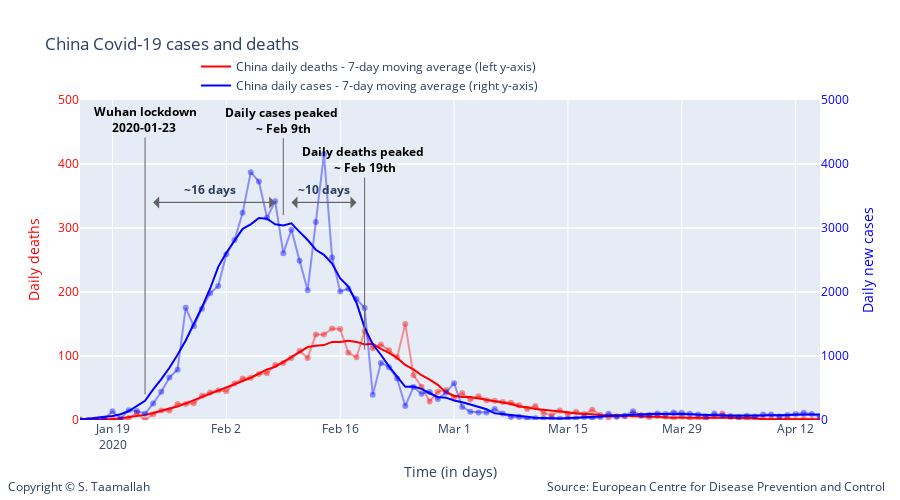

The code cell stored with this chart in its notebook:
### Code cell
degree = 5

smooth_china_deaths = smoothTriangle(df_china['deaths'],degree)
smooth_china_cases = smoothTriangle(df_china['cases'],degree)

smooth_china_deaths_9day = smooth_9day(df_china['deaths'])
smooth_china_cases_9day = smooth_9day(df_china['cases'])



# Add traces
trace1 = go.Scatter(
        x=df_china.index, 
        y=df_china['deaths'],
        mode='lines + markers',
        name='China daily deaths (left y-axis)',
        line_color='rgba(256, 0, 0, .4)',
        showlegend=False,
)

trace11 = go.Scatter(
        x=df_china.index, 
        y=smooth_china_deaths_9day,
        mode='lines',
        name='China daily deaths - 7-day moving average (left y-axis)',
        line_color='rgba(256, 0, 0, 1)',
)


trace2 = go.Scatter(
        x=df_china.index, 
        y=df_china['cases'],
        mode='lines + markers',
        name='China daily cases (right y-axis)',
        line_color='rgba(0, 0, 256, .4)',
        showlegend=False,
        yaxis='y2'
)

trace22 = go.Scatter(
        x=df_china.index, 
        y=smooth_china_cases_9day,
        mode='lines',
        name='China daily cases - 7-day moving average (right y-axis)',
        line_color='rgba(0, 0, 256, 1)',
        yaxis='y2'
)

data = [trace1, trace11, trace2, trace22]

layout = go.Layout(
    title='China Covid-19 cases and deaths',
    legend=dict(x=.4, y=1.15, orientation="h"), 
    width=900,
    height=500,
    
    # Top left
    xaxis=dict(
        title='Time (in days)',
        range=['2020-01-15', '2020-04-15'],
    ),
    yaxis=dict(
        title='Daily deaths',
        #type='log',
        range=[0,500],
        color="red",
        anchor='x'
    ),
    yaxis2=dict(
        title = 'Daily new cases',
        color='rgba(0, 0, 256, 1)',
        #type='log',
        range=[0,5000],
        overlaying='y',
        side='right'
    ),
    
       annotations=[
        dict(
            x=1.09,
            y=-0.24,
            showarrow=False,
            text='Source: European Centre for Disease Prevention and Control',
            xref='paper',
            yref='paper'
        ),
        
        dict(
            x=-0.1,
            y=-0.24,
            showarrow=False,
            text='Copyright © S. Taamallah ',
            xref='paper',
            yref='paper'
        )
    ],
    
)



fig = go.Figure(data=data, layout=layout)

fig.add_annotation(
            x='2020-01-23',
            y=40,
            xref="x",
            yref="y",
            text="<b> Wuhan lockdown <br> 2020-01-23  </b>",
            showarrow=True,
            font=dict(
            #family="Courier New, monospace",
            size=12,
            color="black",
            ),
        align="center",
        arrowhead=0,
        arrowsize=1,
        arrowwidth=1,
        arrowcolor="#636363",
        ax=0,
        ay=-275,
)




fig.add_annotation(
            x='2020-02-09',
            y=320,
            text="<b>Daily cases peaked <br> ~ Feb 9th </b>",
            showarrow=True,
            font=dict(
            #family="Courier New, monospace",
            size=12,
            color="black",
            ),
        align="center",
        arrowhead=0,
        arrowsize=1,
        arrowwidth=1,
        arrowcolor="#636363",
        ax=0,
        ay=-95,
)


fig.add_annotation(
            x='2020-02-19',
            y=110,
            text="<b>Daily deaths peaked <br> ~ Feb 19th </b>",
            showarrow=True,
            font=dict(
            #family="Courier New, monospace",
            size=12,
            color="black",
            ),
        align="center",
        arrowhead=0,
        arrowsize=1,
        arrowwidth=1,
        arrowcolor="#636363",
        ax=0,
        ay=-190,
)

fig.add_annotation(
            x='2020-02-10',
            y=340,
            text="",
            showarrow=True,
            font=dict(
            #family="Courier New, monospace",
            size=12,
            color="black",
            ),
        align="center",
        arrowhead=1,
        arrowsize=2,
        arrowwidth=1,
        arrowcolor="#636363",
        ax=65,
        ay=0,
)

fig.add_annotation(
            x='2020-02-18',
            y=340,
            text="",
            showarrow=True,
            font=dict(
            #family="Courier New, monospace",
            size=12,
            color="black",
            ),
        align="center",
        arrowhead=1,
        arrowsize=2,
        arrowwidth=1,
        arrowcolor="#636363",
        ax=-65,
        ay=0,
)

fig.add_annotation(
            x='2020-02-14',
            y=360,
            text="<b> ~10 days </b>",
            showarrow=False,
)

fig.add_annotation(
            x='2020-01-24',
            y=340,
            text="",
            showarrow=True,
            font=dict(
            #family="Courier New, monospace",
            size=12,
            color="black",
            ),
        align="center",
        arrowhead=1,
        arrowsize=2,
        arrowwidth=1,
        arrowcolor="#636363",
        ax=120,
        ay=0,
)

fig.add_annotation(
            x='2020-02-08',
            y=340,
            text="",
            showarrow=True,
            font=dict(
            #family="Courier New, monospace",
            size=12,
            color="black",
            ),
        align="center",
        arrowhead=1,
        arrowsize=2,
        arrowwidth=1,
        arrowcolor="#636363",
        ax=-120,
        ay=0,
)


fig.add_annotation(
            x='2020-01-31',
            y=360,
            text="<b> ~16 days </b>",
            showarrow=False,
)

fig.show()

from plotly.offline import plot
plot(fig, filename="STaamallah_covid19_analysis_chart_2_20200412.html", auto_open = False)

### Figure 1 — Plotly figure (JSON) as saved in the notebook; plotly's stock layout.template omitted (floating-point values rounded to 4 significant figures)
{"data": [{"line": {"color": "rgba(256, 0, 0, .4)"}, "mode": "lines+markers", "name": "China daily deaths (left y-axis)", "showlegend": false, "type": "scatter", "x": ["2020-04-15T00:00:00", "2020-04-14T00:00:00", "2020-04-13T00:00:00", "2020-04-12T00:00:00", "2020-04-11T00:00:00", "2020-04-10T00:00:00", "2020-04-09T00:00:00", "2020-04-08T00:00:00", "2020-04-07T00:00:00", "2020-04-06T00:00:00", "2020-04-05T00:00:00", "2020-04-04T00:00:00", "2020-04-03T00:00:00", "2020-04-02T00:00:00", "2020-04-01T00:00:00", "2020-03-31T00:00:00", "2020-03-30T00:00:00", "2020-03-29T00:00:00", "2020-03-28T00:00:00", "2020-03-27T00:00:00", "2020-03-26T00:00:00", "2020-03-25T00:00:00", "2020-03-24T00:00:00", "2020-03-23T00:00:00", "2020-03-22T00:00:00", "2020-03-21T00:00:00", "2020-03-20T00:00:00", "2020-03-19T00:00:00", "2020-03-18T00:00:00", "2020-03-17T00:00:00", "2020-03-16T00:00:00", "2020-03-15T00:00:00", "2020-03-14T00:00:00", "2020-03-13T00:00:00", "2020-03-12T00:00:00", "2020-03-11T00:00:00", "2020-03-10T00:00:00", "2020-03-09T00:00:00", "2020-03-08T00:00:00", "2020-03-07T00:00:00", "2020-03-06T00:00:00", "2020-03-05T00:00:00", "2020-03-04T00:00:00", "2020-03-03T00:00:00", "2020-03-02T00:00:00", "2020-03-01T00:00:00", "2020-02-29T00:00:00", "2020-02-28T00:00:00", "2020-02-27T00:00:00", "2020-02-26T00:00:00", "2020-02-25T00:00:00", "2020-02-24T00:00:00", "2020-02-23T00:00:00", "2020-02-22T00:00:00", "2020-02-21T00:00:00", "2020-02-20T00:00:00", "2020-02-19T00:00:00", "2020-02-18T00:00:00", "2020-02-17T00:00:00", "2020-02-16T00:00:00", "2020-02-15T00:00:00", "2020-02-14T00:00:00", "2020-02-13T00:00:00", "2020-02-12T00:00:00", "2020-02-11T00:00:00", "2020-02-10T00:00:00", "2020-02-09T00:00:00", "2020-02-08T00:00:00", "2020-02-07T00:00:00", "2020-02-06T00:00:00", "2020-02-05T00:00:00", "2020-02-04T00:00:00", "2020-02-03T00:00:00", "2020-02-02T00:00:00", "2020-02-01T00:00:00", "2020-01-31T00:00:00", "2020-01-30T00:00:00", "2020-01-29T00:00:00", "2020-01-28T00:00:00", "2020-01-27T00:00:00", "2020-01-26T00:00:00", "2020-01-25T00:00:00", "2020-01-24T00:00:00", "2020-01-23T00:00:00", "2020-01-22T00:00:00", "2020-01-21T00:00:00", "2020-01-20T00:00:00", "2020-01-19T00:00:00", "2020-01-18T00:00:00", "2020-01-17T00:00:00", "2020-01-16T00:00:00", "2020-01-15T00:00:00", "2020-01-14T00:00:00", "2020-01-13T00:00:00", "2020-01-12T00:00:00", "2020-01-11T00:00:00", "2020-01-10T00:00:00", "2020-01-09T00:00:00", "2020-01-08T00:00:00", "2020-01-07T00:00:00", "2020-01-06T00:00:00", "2020-01-05T00:00:00", "2020-01-04T00:00:00", "2020-01-03T00:00:00", "2020-01-02T00:00:00", "2020-01-01T00:00:00", "2019-12-31T00:00:00"], "y": [1, 0, 2, 0, 3, 1, 2, 2, 0, 2, 3, 4, 10, 6, 1, 3, 2, 5, 3, 5, 6, 4, 7, 9, 6, 6, 4, 8, 16, 9, 13, 9, 15, 7, 11, 22, 17, 23, 27, 28, 30, 31, 37, 32, 42, 35, 47, 44, 29, 52, 70, 150, 98, 109, 118, 112, 139, 98, 105, 142, 143, 133.5, 133.5, 97, 108, 97, 89, 86, 73, 72, 66, 65, 57, 45, 46, 43, 38, 26, 25, 25, 15, 15, 9, 0, 11, 3, 0, 1, 0, 0, 0, 1, 0, 0, 0, 1, 0, 0, 0, 0, 0, 0, 0, 0, 0, 0, 0]}, {"line": {"color": "rgba(256, 0, 0, 1)"}, "mode": "lines", "name": "China daily deaths - 7-day moving average (left y-axis)", "type": "scatter", "x": ["2020-04-15T00:00:00", "2020-04-14T00:00:00", "2020-04-13T00:00:00", "2020-04-12T00:00:00", "2020-04-11T00:00:00", "2020-04-10T00:00:00", "2020-04-09T00:00:00", "2020-04-08T00:00:00", "2020-04-07T00:00:00", "2020-04-06T00:00:00", "2020-04-05T00:00:00", "2020-04-04T00:00:00", "2020-04-03T00:00:00", "2020-04-02T00:00:00", "2020-04-01T00:00:00", "2020-03-31T00:00:00", "2020-03-30T00:00:00", "2020-03-29T00:00:00", "2020-03-28T00:00:00", "2020-03-27T00:00:00", "2020-03-26T00:00:00", "2020-03-25T00:00:00", "2020-03-24T00:00:00", "2020-03-23T00:00:00", "2020-03-22T00:00:00", "2020-03-21T00:00:00", "2020-03-20T00:00:00", "2020-03-19T00:00:00", "2020-03-18T00:00:00", "2020-03-17T00:00:00", "2020-03-16T00:00:00", "2020-03-15T00:00:00", "2020-03-14T00:00:00", "2020-03-13T00:00:00", "2020-03-12T00:00:00", "2020-03-11T00:00:00", "2020-03-10T00:00:00", "2020-03-09T00:00:00", "2020-03-08T00:00:00", "2020-03-07T00:00:00", "2020-03-06T00:00:00", "2020-03-05T00:00:00", "2020-03-04T00:00:00", "2020-03-03T00:00:00", "2020-03-02T00:00:00", "2020-03-01T00:00:00", "2020-02-29T00:00:00", "2020-02-28T00:00:00", "2020-02-27T00:00:00", "2020-02-26T00:00:00", "2020-02-25T00:00:00", "2020-02-24T00:00:00", "2020-02-23T00:00:00", "2020-02-22T00:00:00", "2020-02-21T00:00:00", "2020-02-20T00:00:00", "2020-02-19T00:00:00", "2020-02-18T00:00:00", "2020-02-17T00:00:00", "2020-02-16T00:00:00", "2020-02-15T00:00:00", "2020-02-14T00:00:00", "2020-02-13T00:00:00", "2020-02-12T00:00:00", "2020-02-11T00:00:00", "2020-02-10T00:00:00", "2020-02-09T00:00:00", "2020-02-08T00:00:00", "2020-02-07T00:00:00", "2020-02-06T00:00:00", "2020-02-05T00:00:00", "2020-02-04T00:00:00", "2020-02-03T00:00:00", "2020-02-02T00:00:00", "2020-02-01T00:00:00", "2020-01-31T00:00:00", "2020-01-30T00:00:00", "2020-01-29T00:00:00", "2020-01-28T00:00:00", "2020-01-27T00:00:00", "2020-01-26T00:00:00", "2020-01-25T00:00:00", "2020-01-24T00:00:00", "2020-01-23T00:00:00", "2020-01-22T00:00:00", "2020-01-21T00:00:00", "2020-01-20T00:00:00", "2020-01-19T00:00:00", "2020-01-18T00:00:00", "2020-01-17T00:00:00", "2020-01-16T00:00:00", "2020-01-15T00:00:00", "2020-01-14T00:00:00", "2020-01-13T00:00:00", "2020-01-12T00:00:00", "2020-01-11T00:00:00", "2020-01-10T00:00:00", "2020-01-09T00:00:00", "2020-01-08T00:00:00", "2020-01-07T00:00:00", "2020-01-06T00:00:00", "2020-01-05T00:00:00", "2020-01-04T00:00:00", "2020-01-03T00:00:00", "2020-01-02T00:00:00", "2020-01-01T00:00:00", "2019-12-31T00:00:00"], "y": [1, 0.75, 1.2, 1.167, 1, 1, 1, 1, 3, 3, 3, 3, 3, 4, 4, 4, 4, 3, 4, 4, 5, 5, 5, 6, 7, 7, 8, 8, 9, 9, 10, 12, 13, 14, 16, 17, 20, 21, 25, 27, 29, 31, 34, 36, 36, 38, 43, 55, 63, 70, 79, 86, 97, 105, 111, 119, 118, 122, 124, 122, 122, 117, 116, 114, 106, 98, 91, 83, 79, 72, 66, 61, 56, 50, 45, 41, 35, 30, 26, 21, 18, 14, 11, 8, 6, 4, 2, 1, 1, 0, 0, 0, 0, 0, 0, 0, 0, 0, 0, 0, 0, 0, 0, 0, 0, 0, 0]}, {"line": {"color": "rgba(0, 0, 256, .4)"}, "mode": "lines+markers", "name": "China daily cases (right y-axis)", "showlegend": false, "type": "scatter", "x": ["2020-04-15T00:00:00", "2020-04-14T00:00:00", "2020-04-13T00:00:00", "2020-04-12T00:00:00", "2020-04-11T00:00:00", "2020-04-10T00:00:00", "2020-04-09T00:00:00", "2020-04-08T00:00:00", "2020-04-07T00:00:00", "2020-04-06T00:00:00", "2020-04-05T00:00:00", "2020-04-04T00:00:00", "2020-04-03T00:00:00", "2020-04-02T00:00:00", "2020-04-01T00:00:00", "2020-03-31T00:00:00", "2020-03-30T00:00:00", "2020-03-29T00:00:00", "2020-03-28T00:00:00", "2020-03-27T00:00:00", "2020-03-26T00:00:00", "2020-03-25T00:00:00", "2020-03-24T00:00:00", "2020-03-23T00:00:00", "2020-03-22T00:00:00", "2020-03-21T00:00:00", "2020-03-20T00:00:00", "2020-03-19T00:00:00", "2020-03-18T00:00:00", "2020-03-17T00:00:00", "2020-03-16T00:00:00", "2020-03-15T00:00:00", "2020-03-14T00:00:00", "2020-03-13T00:00:00", "2020-03-12T00:00:00", "2020-03-11T00:00:00", "2020-03-10T00:00:00", "2020-03-09T00:00:00", "2020-03-08T00:00:00", "2020-03-07T00:00:00", "2020-03-06T00:00:00", "2020-03-05T00:00:00", "2020-03-04T00:00:00", "2020-03-03T00:00:00", "2020-03-02T00:00:00", "2020-03-01T00:00:00", "2020-02-29T00:00:00", "2020-02-28T00:00:00", "2020-02-27T00:00:00", "2020-02-26T00:00:00", "2020-02-25T00:00:00", "2020-02-24T00:00:00", "2020-02-23T00:00:00", "2020-02-22T00:00:00", "2020-02-21T00:00:00", "2020-02-20T00:00:00", "2020-02-19T00:00:00", "2020-02-18T00:00:00", "2020-02-17T00:00:00", "2020-02-16T00:00:00", "2020-02-15T00:00:00", "2020-02-14T00:00:00", "2020-02-13T00:00:00", "2020-02-12T00:00:00", "2020-02-11T00:00:00", "2020-02-10T00:00:00", "2020-02-09T00:00:00", "2020-02-08T00:00:00", "2020-02-07T00:00:00", "2020-02-06T00:00:00", "2020-02-05T00:00:00", "2020-02-04T00:00:00", "2020-02-03T00:00:00", "2020-02-02T00:00:00", "2020-02-01T00:00:00", "2020-01-31T00:00:00", "2020-01-30T00:00:00", "2020-01-29T00:00:00", "2020-01-28T00:00:00", "2020-01-27T00:00:00", "2020-01-26T00:00:00", "2020-01-25T00:00:00", "2020-01-24T00:00:00", "2020-01-23T00:00:00", "2020-01-22T00:00:00", "2020-01-21T00:00:00", "2020-01-20T00:00:00", "2020-01-19T00:00:00", "2020-01-18T00:00:00", "2020-01-17T00:00:00", "2020-01-16T00:00:00", "2020-01-15T00:00:00", "2020-01-14T00:00:00", "2020-01-13T00:00:00", "2020-01-12T00:00:00", "2020-01-11T00:00:00", "2020-01-10T00:00:00", "2020-01-09T00:00:00", "2020-01-08T00:00:00", "2020-01-07T00:00:00", "2020-01-06T00:00:00", "2020-01-05T00:00:00", "2020-01-04T00:00:00", "2020-01-03T00:00:00", "2020-01-02T00:00:00", "2020-01-01T00:00:00", "2019-12-31T00:00:00"], "y": [49, 94, 112, 93, 79, 55, 86, 86, 56, 67, 48, 62, 70, 100, 54, 84, 98, 113, 119, 94, 102, 78, 69, 138, 65, 52, 99, 44, 23, 43, 25, 22, 19, 22, 24, 29, 20, 45, 46, 101, 170, 117, 119, 127, 205, 574, 428, 329, 439, 410, 515, 218, 647, 826, 891, 394, 1750, 1890, 2052, 2007, 2538, 4156, 3092, 2028, 2490, 2974, 2607, 3418, 3160, 3727, 3872, 3237, 2812, 2590, 2095, 1980, 1740, 1466, 1753, 787, 665, 441, 259, 97, 140, 151, 19, 136, 17, 4, 0, 0, 0, 0, 0, 0, 0, 0, 0, 0, 0, 15, 0, 17, 0, 0, 27], "yaxis": "y2"}, {"line": {"color": "rgba(0, 0, 256, 1)"}, "mode": "lines", "name": "China daily cases - 7-day moving average (right y-axis)", "type": "scatter", "x": ["2020-04-15T00:00:00", "2020-04-14T00:00:00", "2020-04-13T00:00:00", "2020-04-12T00:00:00", "2020-04-11T00:00:00", "2020-04-10T00:00:00", "2020-04-09T00:00:00", "2020-04-08T00:00:00", "2020-04-07T00:00:00", "2020-04-06T00:00:00", "2020-04-05T00:00:00", "2020-04-04T00:00:00", "2020-04-03T00:00:00", "2020-04-02T00:00:00", "2020-04-01T00:00:00", "2020-03-31T00:00:00", "2020-03-30T00:00:00", "2020-03-29T00:00:00", "2020-03-28T00:00:00", "2020-03-27T00:00:00", "2020-03-26T00:00:00", "2020-03-25T00:00:00", "2020-03-24T00:00:00", "2020-03-23T00:00:00", "2020-03-22T00:00:00", "2020-03-21T00:00:00", "2020-03-20T00:00:00", "2020-03-19T00:00:00", "2020-03-18T00:00:00", "2020-03-17T00:00:00", "2020-03-16T00:00:00", "2020-03-15T00:00:00", "2020-03-14T00:00:00", "2020-03-13T00:00:00", "2020-03-12T00:00:00", "2020-03-11T00:00:00", "2020-03-10T00:00:00", "2020-03-09T00:00:00", "2020-03-08T00:00:00", "2020-03-07T00:00:00", "2020-03-06T00:00:00", "2020-03-05T00:00:00", "2020-03-04T00:00:00", "2020-03-03T00:00:00", "2020-03-02T00:00:00", "2020-03-01T00:00:00", "2020-02-29T00:00:00", "2020-02-28T00:00:00", "2020-02-27T00:00:00", "2020-02-26T00:00:00", "2020-02-25T00:00:00", "2020-02-24T00:00:00", "2020-02-23T00:00:00", "2020-02-22T00:00:00", "2020-02-21T00:00:00", "2020-02-20T00:00:00", "2020-02-19T00:00:00", "2020-02-18T00:00:00", "2020-02-17T00:00:00", "2020-02-16T00:00:00", "2020-02-15T00:00:00", "2020-02-14T00:00:00", "2020-02-13T00:00:00", "2020-02-12T00:00:00", "2020-02-11T00:00:00", "2020-02-10T00:00:00", "2020-02-09T00:00:00", "2020-02-08T00:00:00", "2020-02-07T00:00:00", "2020-02-06T00:00:00", "2020-02-05T00:00:00", "2020-02-04T00:00:00", "2020-02-03T00:00:00", "2020-02-02T00:00:00", "2020-02-01T00:00:00", "2020-01-31T00:00:00", "2020-01-30T00:00:00", "2020-01-29T00:00:00", "2020-01-28T00:00:00", "2020-01-27T00:00:00", "2020-01-26T00:00:00", "2020-01-25T00:00:00", "2020-01-24T00:00:00", "2020-01-23T00:00:00", "2020-01-22T00:00:00", "2020-01-21T00:00:00", "2020-01-20T00:00:00", "2020-01-19T00:00:00", "2020-01-18T00:00:00", "2020-01-17T00:00:00", "2020-01-16T00:00:00", "2020-01-15T00:00:00", "2020-01-14T00:00:00", "2020-01-13T00:00:00", "2020-01-12T00:00:00", "2020-01-11T00:00:00", "2020-01-10T00:00:00", "2020-01-09T00:00:00", "2020-01-08T00:00:00", "2020-01-07T00:00:00", "2020-01-06T00:00:00", "2020-01-05T00:00:00", "2020-01-04T00:00:00", "2020-01-03T00:00:00", "2020-01-02T00:00:00", "2020-01-01T00:00:00", "2019-12-31T00:00:00"], "y": [85, 87, 85.4, 80.33, 78, 80, 75, 70, 67, 70, 69, 69, 71, 77, 83, 88, 92, 93, 90, 99, 97, 92, 90, 82, 74, 67, 62, 56, 43, 38, 35, 27, 25, 27, 28, 36, 52, 63, 74, 86, 105, 167, 209, 241, 278, 305, 349, 360, 418, 487, 522, 518, 676, 837, 1020, 1186, 1443, 1833, 2085, 2211, 2444, 2580, 2660, 2812, 2940, 3072, 3040, 3057, 3144, 3155, 3057, 2987, 2801, 2613, 2393, 2051, 1765, 1501, 1242, 1020, 816, 639, 479, 299, 213, 140, 91, 62, 51, 36, 19, 17, 2, 0, 0, 0, 0, 1, 1, 3, 3, 3, 0, 7, 5.4, 11, 9], "yaxis": "y2"}], "layout": {"annotations": [{"showarrow": false, "text": "Source: European Centre for Disease Prevention and Control", "x": 1.09, "xref": "paper", "y": -0.24, "yref": "paper"}, {"showarrow": false, "text": "Copyright © S. Taamallah ", "x": -0.1, "xref": "paper", "y": -0.24, "yref": "paper"}, {"align": "center", "arrowcolor": "#636363", "arrowhead": 0, "arrowsize": 1, "arrowwidth": 1, "ax": 0, "ay": -275, "font": {"color": "black", "size": 12}, "showarrow": true, "text": "<b> Wuhan lockdown <br> 2020-01-23  </b>", "x": "2020-01-23", "xref": "x", "y": 40, "yref": "y"}, {"align": "center", "arrowcolor": "#636363", "arrowhead": 0, "arrowsize": 1, "arrowwidth": 1, "ax": 0, "ay": -95, "font": {"color": "black", "size": 12}, "showarrow": true, "text": "<b>Daily cases peaked <br> ~ Feb 9th </b>", "x": "2020-02-09", "y": 320}, {"align": "center", "arrowcolor": "#636363", "arrowhead": 0, "arrowsize": 1, "arrowwidth": 1, "ax": 0, "ay": -190, "font": {"color": "black", "size": 12}, "showarrow": true, "text": "<b>Daily deaths peaked <br> ~ Feb 19th </b>", "x": "2020-02-19", "y": 110}, {"align": "center", "arrowcolor": "#636363", "arrowhead": 1, "arrowsize": 2, "arrowwidth": 1, "ax": 65, "ay": 0, "font": {"color": "black", "size": 12}, "showarrow": true, "text": "", "x": "2020-02-10", "y": 340}, {"align": "center", "arrowcolor": "#636363", "arrowhead": 1, "arrowsize": 2, "arrowwidth": 1, "ax": -65, "ay": 0, "font": {"color": "black", "size": 12}, "showarrow": true, "text": "", "x": "2020-02-18", "y": 340}, {"showarrow": false, "text": "<b> ~10 days </b>", "x": "2020-02-14", "y": 360}, {"align": "center", "arrowcolor": "#636363", "arrowhead": 1, "arrowsize": 2, "arrowwidth": 1, "ax": 120, "ay": 0, "font": {"color": "black", "size": 12}, "showarrow": true, "text": "", "x": "2020-01-24", "y": 340}, {"align": "center", "arrowcolor": "#636363", "arrowhead": 1, "arrowsize": 2, "arrowwidth": 1, "ax": -120, "ay": 0, "font": {"color": "black", "size": 12}, "showarrow": true, "text": "", "x": "2020-02-08", "y": 340}, {"showarrow": false, "text": "<b> ~16 days </b>", "x": "2020-01-31", "y": 360}], "height": 500, "legend": {"orientation": "h", "x": 0.4, "y": 1.15}, "title": {"text": "China Covid-19 cases and deaths"}, "width": 900, "xaxis": {"range": ["2020-01-15", "2020-04-15"], "title": {"text": "Time (in days)"}, "type": "date"}, "yaxis": {"anchor": "x", "color": "red", "range": [0, 500], "title": {"text": "Daily deaths"}, "type": "linear"}, "yaxis2": {"color": "rgba(0, 0, 256, 1)", "overlaying": "y", "range": [0, 5000], "side": "right", "title": {"text": "Daily new cases"}, "type": "linear"}}}
